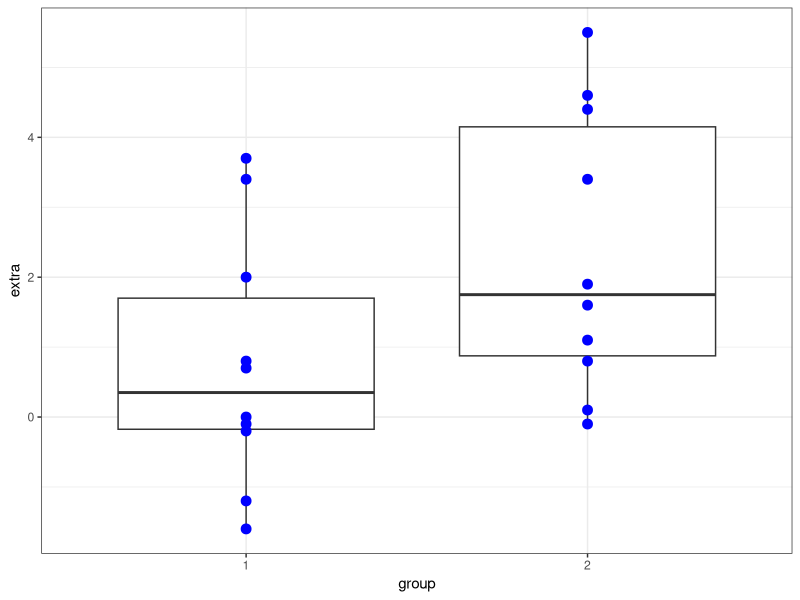
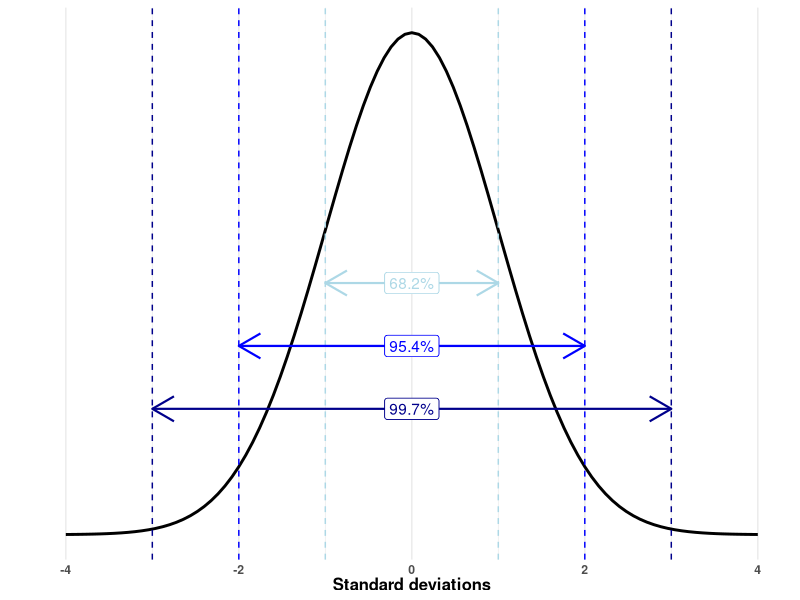
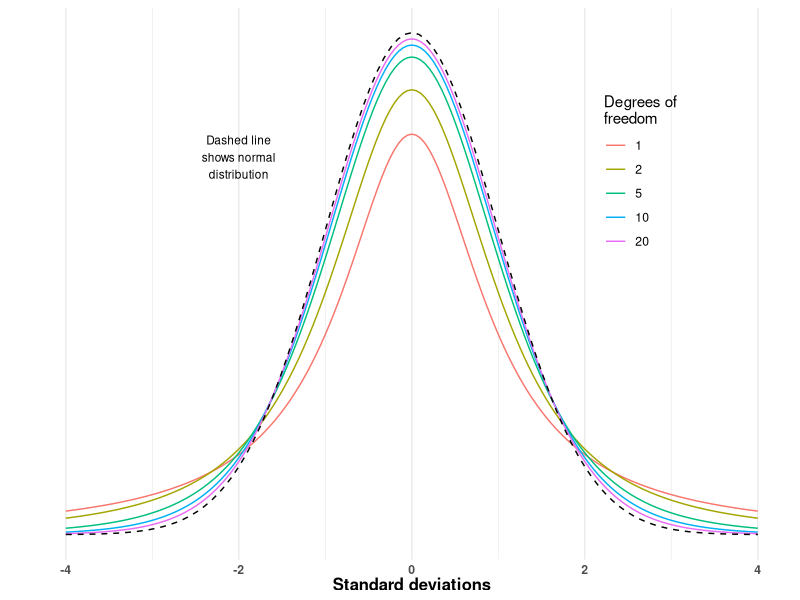
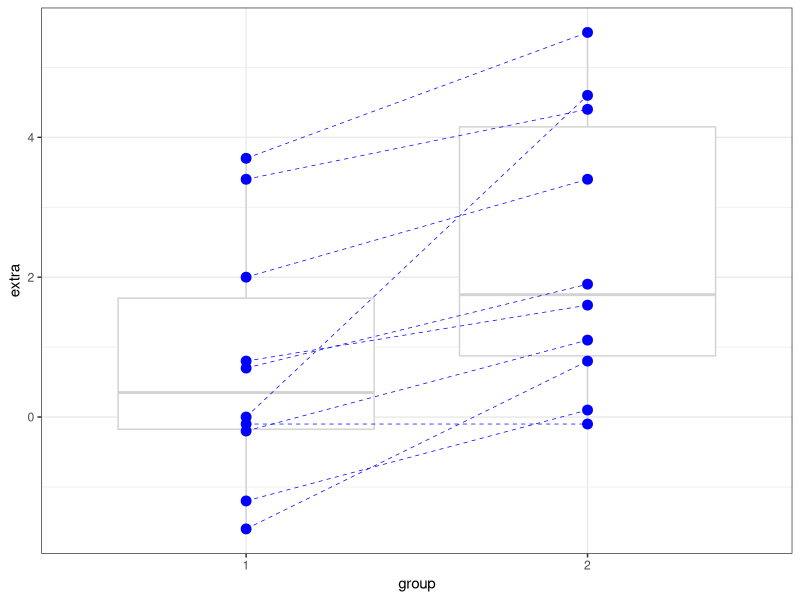

These charts were generated, in order, by the following R code:
## ---- chunk 1
knitr::opts_chunk$set(echo = TRUE)
set.seed(20211002)

library(tibble)
library(tidyr)
library(ggplot2)
theme_set(theme_bw())
## ---- chunk 2
tapply(sleep$extra, sleep$group, summary)
ggplot(sleep, aes(group, extra)) + 
  geom_boxplot() + 
  geom_point(color = "blue", size = 3)
## ---- chunk 3
add_sd_lines <- function(p, n_sd, ht, clr, lbl) {
  p + annotate(geom = "segment", x = -n_sd, y = ht, xend = n_sd, yend = ht, 
               arrow = arrow(ends = "both"), size = 0.75, color = clr) +
    geom_vline(xintercept = c(-n_sd, n_sd), color = clr, linetype = 2) +
    geom_label(x = 0, y = ht, label = lbl, color = clr)
}

distribution_graph_theme <- function() {
  theme_minimal() %+replace%
    theme(axis.text.y = element_blank(),
          panel.grid.major.y = element_blank(),
          panel.grid.minor.y = element_blank(),
          axis.text.x = element_text(face = "bold"),
          axis.title.x = element_text(size = 12, face = "bold"))
}

p <- ggplot(data.frame(x = c(-4, 4)), aes(x = x)) +
  stat_function(fun = dnorm, size = 1) +
  distribution_graph_theme() +
  labs(x = "Standard deviations", y = "")
p <- add_sd_lines(p, 1, 0.2, "lightblue", "68.2%")
p <- add_sd_lines(p, 2, 0.15, "blue", "95.4%")
p <- add_sd_lines(p, 3, 0.1, "darkblue", "99.7%")
p
## ---- chunk 4
dat <- data.frame()
for(df in c(1, 2, 5, 10, 20)) {
  dat <- rbind(dat, tibble(x = seq(-4, 4, by = 0.05), 
                           y = dt(x, df = df),
                           df = df))
}
dat$df <- as.factor(dat$df)
ggplot(dat, aes(x, y)) + geom_line(aes(color = df)) +
  scale_color_discrete("Degrees of\nfreedom") +
  stat_function(fun = dnorm, linetype = 2) +
  distribution_graph_theme() +
  theme(legend.position = c(0.8, 0.7)) +
  labs(x = "Standard deviations", y = "") +
  annotate("text", x = -2, y = 0.3, label = "Dashed line\nshows normal\ndistribution", size = 3)
## ---- chunk 5
group1 <- sleep[sleep$group == 1,]$extra
group2 <- sleep[sleep$group == 2,]$extra
t.test(group1, group2)
## ---- chunk 6
sleep[sleep$ID %in% c(1, 2, 9, 10),] %>% 
  knitr::kable() %>% 
  kableExtra::kable_styling(full_width = FALSE)
## ---- chunk 7
sleep2 <- pivot_wider(sleep, names_from =  "group", values_from = "extra")

ggplot(sleep, aes(group, extra)) + 
  geom_boxplot(color = "lightgrey") + 
  geom_point(color = "blue", size = 3) + 
  geom_segment(data = sleep2, x = 1, xend = 2, aes(y = `1`, yend = `2`),
               color = "blue", linetype = 2, size = 0.25)
## ---- chunk 8
t.test(group1, group2, paired = TRUE)
## ---- chunk 9
sessionInfo()
